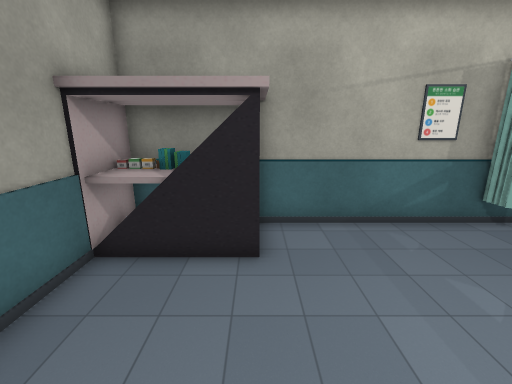
[1] (above)

12 first-person views from a walk through a scene from a Unity 3-D project. The camera is 1.5 m above the floor, tilts 14° down and sees 90° across. The floor is counted in squares, 0.5 m on a side. Each view is taken from the middle of a square. On the plan, view 1 faces up. The plan holds only what a view shows up to about 19 squares ahead; the rest is blank. Some surface patterns are stand-ins.

[2]
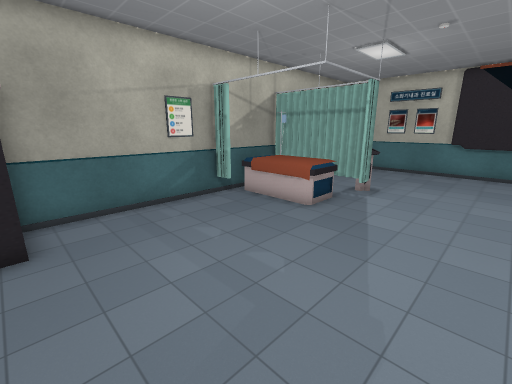

[3]
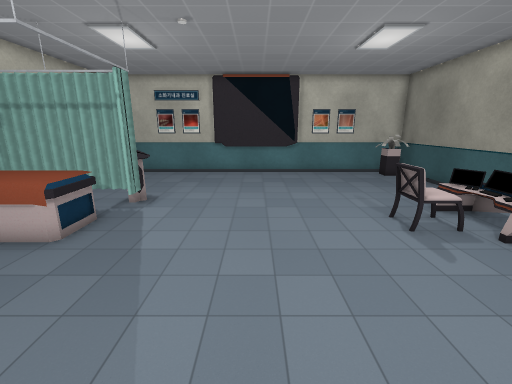

[4]
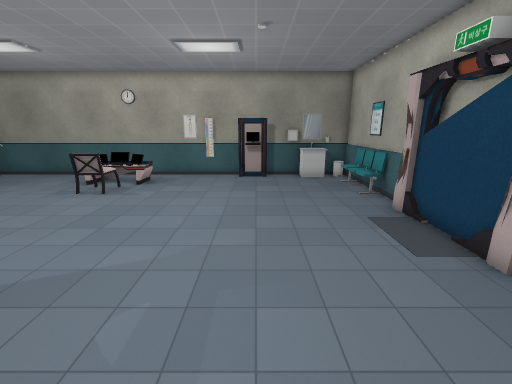

[5]
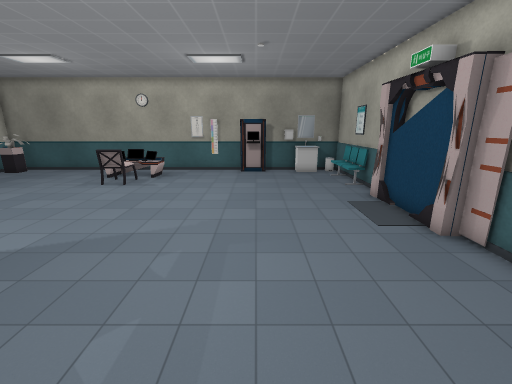

[6]
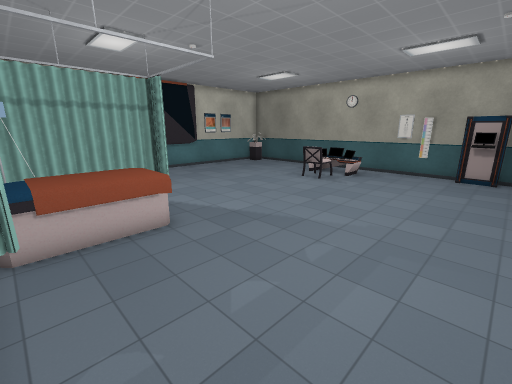

[7]
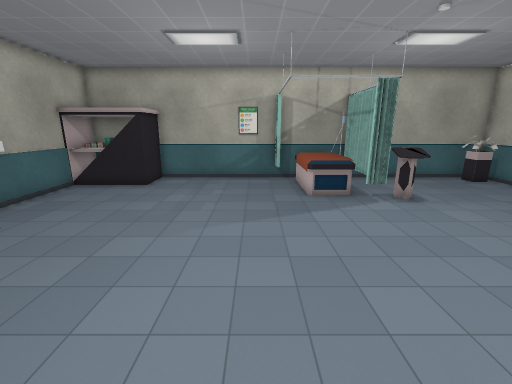

[8]
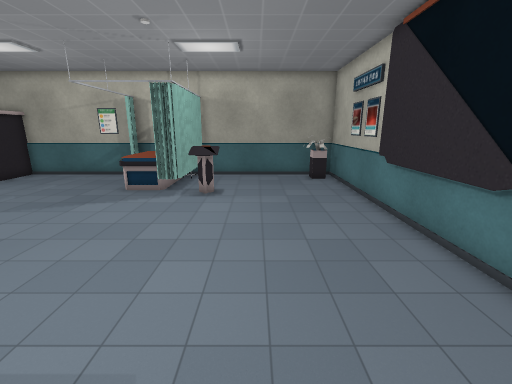

[9]
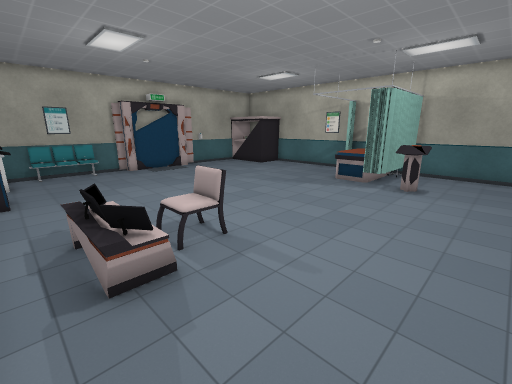

[10]
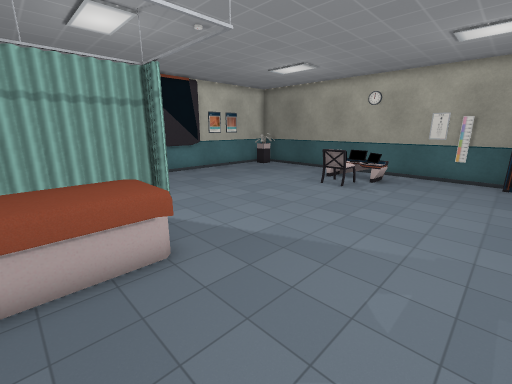

[11]
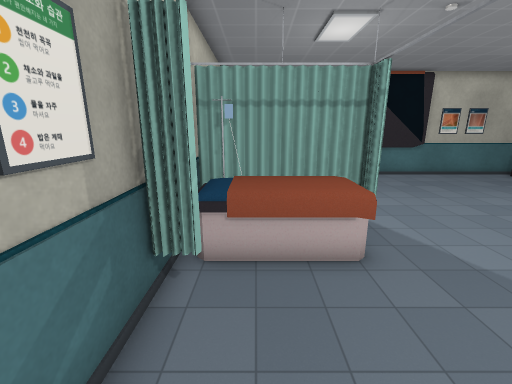

[12]
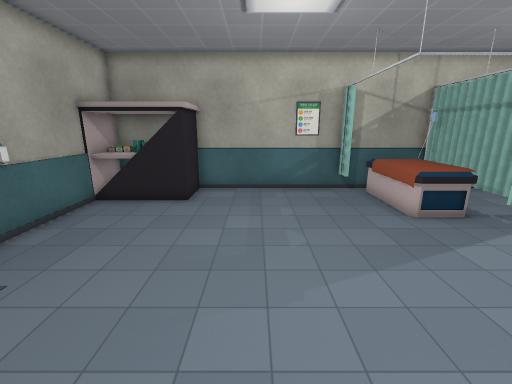

### Floor plan
Key: @ floor where view 1 was taken; # wall or solid block; . floor; ^ raised ledge; T thing the floor can be seen under or through; O other object.
Columns run from 4 left of view 1 to 20 right of it. Each row starts with its distance up from view 1.
  8 #OOOO####################
  7 #OOOO......#OOO##.....OO#
  6 #OOOO.......OOOTT......O#
  5 #...........OOOTT.......#
  4 #...........OOOTT.......#
  3 #............OOTOO......#
  2 #..............TT.......#
  1 #.......................#
  0 ##..@...................#
 -1 ##......................#
 -2  #......................#
 -3 ##......................#
 -4 ##......................#
 -5 #.......................#
 -6 #.......................#
 -7 #O............O.........#
 -8 #O............O.........#
 -9 #O..........  .O........#
-10 #...........O#O#.......O#
-11 #.^^.###..............OO#
-12 #########################

Where each view was taken, in squares from view 1:
view 1: 0 up, 0 right, facing up
view 2: 2 down, 0 right, facing up-right
view 3: 2 down, 2 right, facing right
view 4: 5 up, 2 right, facing down
view 5: 7 up, 2 right, facing down
view 6: 7 up, 1 right, facing down-right
view 7: 8 down, 6 right, facing up
view 8: 9 down, 15 right, facing up
view 9: 11 down, 16 right, facing up-left
view 10: 6 up, 3 right, facing down-right
view 11: 6 up, 3 right, facing right
view 12: 5 down, 3 right, facing up
